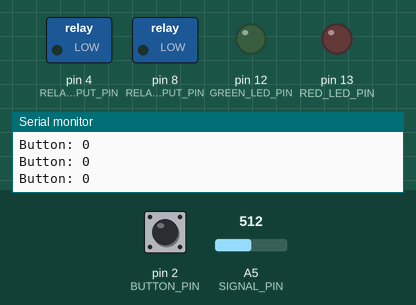
Bench run of a sketch on a simulated Arduino Uno, built with avr-gcc and run on an emulated ATmega328P. On the bench: switched loads named in the sketch (green lamp = pin HIGH), output pins drawn as LEDs (lit = HIGH), the last lines printed to the serial monitor. Dashed ring = blinking. The inputs (shaded band) are chosen by the test bench; at power-on: pin 2 (BUTTON_PIN) LOW, A5 (SIGNAL_PIN) = 512. Pins used as bus, display or sensor lines are not drawn.

Above: at 2.8 s.
2.9 s: pin 2 (BUTTON_PIN) pulled HIGH for 1.2 s
At 3.16 s:
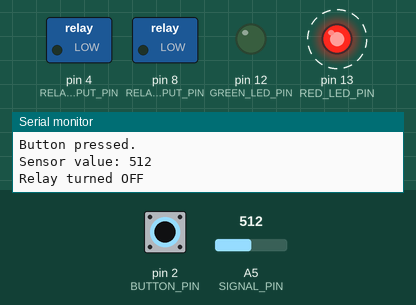
6.4 s: pin 2 (BUTTON_PIN) pulled HIGH for 3.2 s
At 13.1 s:
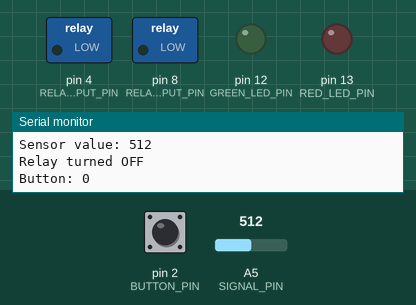
Timing chart, 0 to 14.6 s (numbered marks = the images above; inputs shaded):
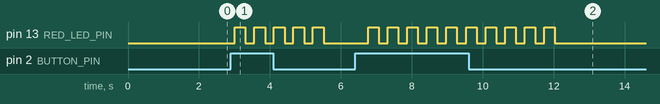

The sketch:

water-sensor.ino
```cpp
const unsigned int
  SENSOR_POWER_PIN = 7,
  RELAY_SIGNAL_OUTPUT_PIN = 4,
  RELAY_POWER_OUTPUT_PIN = 8,
  SIGNAL_PIN = A5,
  BUTTON_PIN = 2,
  RED_LED_PIN = 13,
  GREEN_LED_PIN = 12;

int sensorValue = 0;  // variable to store the sensor value
int waterCheckValue = 480; // this value is needed to check if there's water on the sensor
bool isButtonPressed{}, isRelayOn{};

void setup()
{
  Serial.begin(9600);

  pinMode(SENSOR_POWER_PIN, OUTPUT);  // configure D7 pin as an OUTPUT
  pinMode(RELAY_SIGNAL_OUTPUT_PIN, OUTPUT);
  pinMode(RELAY_POWER_OUTPUT_PIN, OUTPUT);
  pinMode(RED_LED_PIN, OUTPUT);
  pinMode(GREEN_LED_PIN, OUTPUT);

  pinMode(BUTTON_PIN, INPUT);

  digitalWrite(SENSOR_POWER_PIN, LOW);  // turn the sensor OFF
  digitalWrite(RELAY_SIGNAL_OUTPUT_PIN, LOW);
  digitalWrite(RELAY_POWER_OUTPUT_PIN, LOW);
  digitalWrite(RED_LED_PIN, LOW);
  digitalWrite(GREEN_LED_PIN, LOW);
}

void loop()
{
  isButtonPressed = digitalRead(BUTTON_PIN);

  Serial.print("Button: ");
  Serial.println(isButtonPressed);

  if (isButtonPressed)
  {
    Serial.print("Button pressed.\n");
    digitalWrite(SENSOR_POWER_PIN, HIGH);  // turn the sensor ON

    delay(10);  // wait 10 milliseconds

    do
    {
      sensorValue = analogRead(SIGNAL_PIN);  // read the analog value from sensor
      Serial.print("Sensor value: ");
      Serial.println(sensorValue);

      // if there's water
      if (sensorValue >= waterCheckValue)
      {
        digitalWrite(RELAY_SIGNAL_OUTPUT_PIN, LOW);
        digitalWrite(RELAY_POWER_OUTPUT_PIN, LOW);
        Serial.println("Relay turned OFF");
        digitalWrite(GREEN_LED_PIN, LOW);

        if (isRelayOn)
        {
          digitalWrite(RED_LED_PIN, HIGH);
          delay(500);

          for (int i = 0; i < 3; i++)
          {
            digitalWrite(RED_LED_PIN, HIGH);
            digitalWrite(GREEN_LED_PIN, LOW);
            delay(500);
            digitalWrite(RED_LED_PIN, LOW);
            digitalWrite(GREEN_LED_PIN, HIGH);
            delay(400);
          }
          digitalWrite(GREEN_LED_PIN, LOW);
        }
        else
        {
          for (int i = 0; i < 5; i++)
          {
            digitalWrite(RED_LED_PIN, HIGH);
            delay(300);
            digitalWrite(RED_LED_PIN, LOW);
            delay(250);
          }
        }

        isRelayOn = false;

        break;
      }
      // if button was pressed when the relay is on
      else if (digitalRead(BUTTON_PIN) && isRelayOn)
      {
        // turning relay off:
        digitalWrite(RELAY_SIGNAL_OUTPUT_PIN, LOW);
        digitalWrite(RELAY_POWER_OUTPUT_PIN, LOW);
        digitalWrite(GREEN_LED_PIN, LOW);
        digitalWrite(SENSOR_POWER_PIN, LOW);

        for (int i = 0; i < 5; i++)
        {
          digitalWrite(RED_LED_PIN, HIGH);
          digitalWrite(GREEN_LED_PIN, LOW);
          delay(200);
          digitalWrite(RED_LED_PIN, LOW);
          digitalWrite(GREEN_LED_PIN, HIGH);
          delay(200);
        }
        digitalWrite(GREEN_LED_PIN, LOW);

        isRelayOn = false;

        break;
      }
      // if relay isn't already on:
      else if (!isRelayOn)
      {
        digitalWrite(RELAY_POWER_OUTPUT_PIN, HIGH);
        delay(10);
        digitalWrite(RELAY_SIGNAL_OUTPUT_PIN, HIGH);
        digitalWrite(GREEN_LED_PIN, HIGH);

        isRelayOn = true;
        Serial.println("Relay turned ON");
      }

      delay(1500);
    } while (sensorValue < waterCheckValue);

  }
  else
  {
    digitalWrite(SENSOR_POWER_PIN, LOW);  // turn the sensor OFF
    digitalWrite(RELAY_SIGNAL_OUTPUT_PIN, LOW);
    digitalWrite(RELAY_POWER_OUTPUT_PIN, LOW);

    delay(1000);
  }
}
```

Measured:
- after the input at 2.9 s, pin 13 (RED_LED_PIN): alternates HIGH for 0.30 s and LOW for 0.25 s, 10 changes in all, then stays LOW, starting after 0.11 s
- after the input at 6.4 s, pin 13 (RED_LED_PIN): alternates HIGH for 0.30 s and LOW for 0.25 s, 20 changes in all, then stays LOW, starting after 0.37 s
